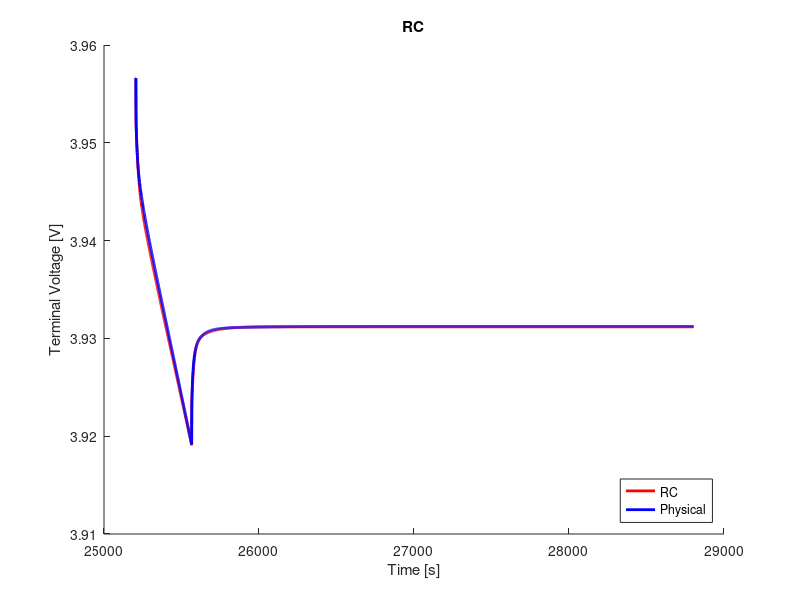

Here is the MATLAB script that generated this plot:
clear;
clc;
close all;

%% load data
load('ocv_final.mat');
time_ocv = time;
load('pulse_0_5_c_7.mat');
load('rc2_cf_0_5_c.mat');

%% voltage limitations
v_max = 4.4;                                    % cut-over voltage
v_min = 3.0;                                    % cut-off voltage

%% resample ocv and soc
t1 = time_ocv(1);
t2 = time_ocv(end);
dt = 1;                                         % sample time
t = (t1:dt:t2) - t1;

ocv = interp1(time_ocv, ocv, t1:dt:t2);
soc = interp1(time_ocv, soc, t1:dt:t2);

s = length(time);

%% variables
Q = 16.8;
eta = 1.0;                                  % coulombic efficiency

n = 2;                                      % number of rc links
i_r = zeros(n, 1);
v_c = zeros(n, 1);
flag = 1;

%% compute soc
ind_init = soc(interp1(ocv, 1:length(ocv), V_batt_time(1), 'nearest'))
ind_init = interp1(soc, 1:length(soc), ind_init, 'nearest');
v_t(1) = ocv(ind_init);
z0 = soc(ind_init);
z = z0 - dt/(Q*3600)*eta*cumsum(I(1:end));

% manual fit
p = 8;
r0 = r0_cf(p);
r1 = r1_cf(p);
r2 = r2_cf(p);
% r3 = r3_cf(p);
c1 = c1_cf(p);
c2 = c2_cf(p);
% c3 = c3_cf(p);

r = [r1; r2];
c = [c1; c2];

%% compute terminal voltage
for j = 1:n
    f(j) = exp(-dt/(r(j)*c(j)));
end
for k = 1:s-1
    if flag == 1
        i_r(:, k+1) = diag(f)*i_r(:, k) + (1-f')*I(k);
        v_c(:, k) = i_r(:, k).*r;
        ind = interp1(soc, 1:length(soc), z(k), 'nearest');
        v_t(k+1) = ocv(ind) - sum(v_c(:, k)) - I(k).*r0;
        if v_t(k) < v_min
            fprintf('Reached lower voltage limit.');
            flag = 0;
        end
        if v_t(k) > v_max
            fprintf('Reached upper voltage limit.');
            flag = 0;
        end 
    end
end

%% compute rms error
v_t = reshape(v_t, size(V_batt_time));
rmse = 1000*sqrt(mean((V_batt_time - v_t).^2))     % [mV]

%% plot
figure(1);
hold on;
plot(time, v_t, 'r', 'LineWidth', 2)
hold on;
plot(time, V_batt_time, 'b', 'LineWidth', 2)
xlabel('Time [s]')
ylabel('Terminal Voltage [V]')
title('RC')
legend('RC', 'Physical', 'location', 'southeast')